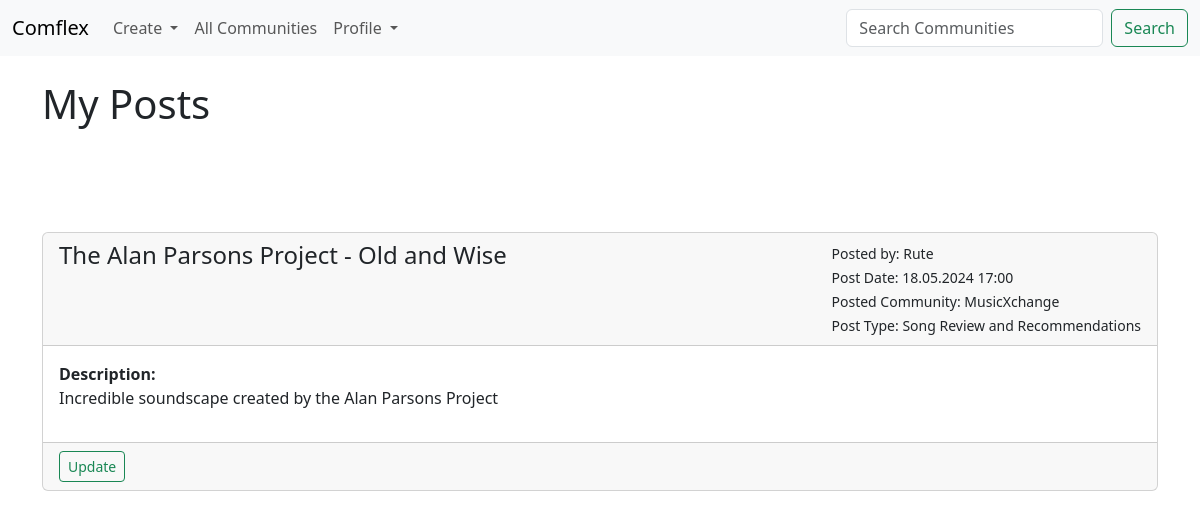
/my_posts (signed in), run on the app's committed database.
### post_app/models.py (models this page shows, shortened)
class Posting(models.Model):
    name = models.CharField('Post Name', max_length=120)
    posting_date = models.DateTimeField(auto_now_add=True)
    community = models.ForeignKey(Community, blank=False, null=False, on_delete=models.CASCADE)
    description = models.TextField(blank=True)
    posted_by = models.ForeignKey(User, blank=False, null=True, on_delete=models.SET_NULL)
    custom_fields = models.TextField(blank=True, default='{}')  # Use TextField for custom fields
    post_type = models.ForeignKey(PostType, related_name='postings', on_delete=models.CASCADE, null=True)  # Allow null for now to handle migration
    likes = models.ManyToManyField(User, related_name='post_likes', blank=True)
    dislikes = models.ManyToManyField(User, related_name='post_dislikes', blank=True)

class Community(models.Model):
    name = models.CharField('Community Name', max_length=120)
    is_public = models.BooleanField(default=True, help_text="Check if the community is public!")
    creation_date = models.DateTimeField(auto_now_add=True)
    description = models.TextField(blank=True)
    owner_id = models.IntegerField('Community Owner', blank=False, default=1)
    owner_username = models.ForeignKey(User, blank=False, null=True, on_delete=models.SET_NULL)
    members = models.ManyToManyField(User, related_name='communities', blank=True)
    def __str__(self):
        return self.name

class PostType(models.Model):
    post_type_name = models.CharField(max_length=100)
    community = models.ForeignKey(Community, related_name='post_types', on_delete=models.CASCADE)

### post_app/views.py (the view)
# urls.py: path('my_posts', views.my_postings, name="my-posts"),
def my_postings(request):
    posting_list = Posting.objects.all().order_by('-posting_date')
    return render(request, 'posts/my_posts.html', {'posting_list': posting_list})

### post_app/templates/posts/my_posts.html (shortened to what this page needs)
{% extends 'posts/base.html' %}
{% load static %}
{% block content %}
    {% if user.is_authenticated %}
        <h1>My Posts</h1>
        <br/>
        {% for posting in posting_list %}
            {% if user == posting.posted_by %}
                <div class="card mb-3">
                    <div class="card-header">
                        <div class="d-flex justify-content-between">
                            <div>
                                <strong class="h4">{{ posting.name }}</strong>
                            </div>
                            <div class="text-right">
                                <small>
                                    Posted by: {{ posting.posted_by }}<br/>
                                    Post Date: {{ posting.posting_date|date:"d.m.Y H:i" }}<br/>
                                    Posted Community: {{ posting.community }}<br/>
                                    {% if posting.post_type %}
                                        Post Type: {{ posting.post_type.post_type_name }}
                                    {% else %}
                                        Post Type: None
                                    {% endif %}
                                </small>
                            </div>
                        </div>
                    </div>
                    <div class="card-body">
                        <div class="row">
                            <div class="col-md-6">
                                <strong>Description:</strong>
                                <p>{{ posting.description }}</p>
                            </div>
                        </div>
                    </div>
                    <div class="card-footer text-muted">
                        <a href="{% url 'modify-post' posting.id %}" class="btn btn-outline-success btn-sm">Update</a>
                    </div>
                </div>
            {% endif %}
            <br/>
        {% endfor %}
    {% else %}
        <h1>You must login to view this page!</h1>
        Login <a href="{% url 'login-user' %}">here</a>
    {% endif %}
{% endblock %}

### data on the page
Posting: name "The Alan Parsons Project - Old and Wise", posted_by "Rute", posting_date "18.05.2024 17:00", community "MusicXchange", post_type.post_type_name "Song Review and Recommendations", description "Incredible soundscape created by the Alan Parsons Project"
